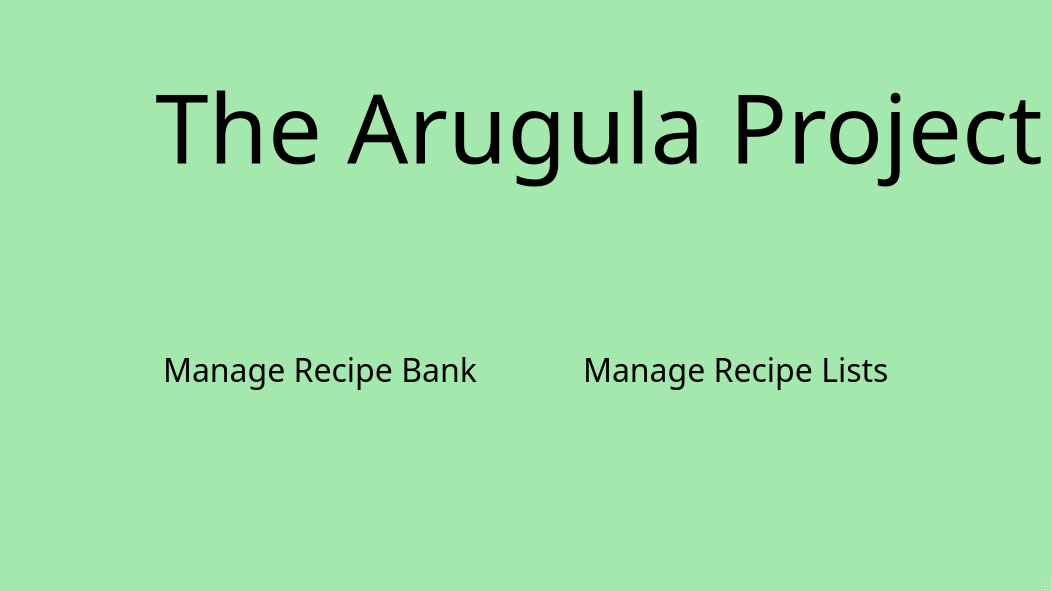
<?xml version="1.0" encoding="UTF-8"?>
<ui version="4.0">
 <class>MainWindow</class>
 <widget class="QMainWindow" name="MainWindow">
  <property name="geometry">
   <rect>
    <x>0</x>
    <y>0</y>
    <width>946</width>
    <height>591</height>
   </rect>
  </property>
  <property name="palette">
   <palette>
    <active>
     <colorrole role="WindowText">
      <brush brushstyle="SolidPattern">
       <color alpha="255">
        <red>0</red>
        <green>0</green>
        <blue>0</blue>
       </color>
      </brush>
     </colorrole>
     <colorrole role="Button">
      <brush brushstyle="SolidPattern">
       <color alpha="255">
        <red>165</red>
        <green>232</green>
        <blue>173</blue>
       </color>
      </brush>
     </colorrole>
     <colorrole role="Light">
      <brush brushstyle="SolidPattern">
       <color alpha="255">
        <red>255</red>
        <green>255</green>
        <blue>255</blue>
       </color>
      </brush>
     </colorrole>
     <colorrole role="Midlight">
      <brush brushstyle="SolidPattern">
       <color alpha="255">
        <red>210</red>
        <green>243</green>
        <blue>214</blue>
       </color>
      </brush>
     </colorrole>
     <colorrole role="Dark">
      <brush brushstyle="SolidPattern">
       <color alpha="255">
        <red>82</red>
        <green>116</green>
        <blue>86</blue>
       </color>
      </brush>
     </colorrole>
     <colorrole role="Mid">
      <brush brushstyle="SolidPattern">
       <color alpha="255">
        <red>110</red>
        <green>155</green>
        <blue>115</blue>
       </color>
      </brush>
     </colorrole>
     <colorrole role="Text">
      <brush brushstyle="SolidPattern">
       <color alpha="255">
        <red>0</red>
        <green>0</green>
        <blue>0</blue>
       </color>
      </brush>
     </colorrole>
     <colorrole role="BrightText">
      <brush brushstyle="SolidPattern">
       <color alpha="255">
        <red>255</red>
        <green>255</green>
        <blue>255</blue>
       </color>
      </brush>
     </colorrole>
     <colorrole role="ButtonText">
      <brush brushstyle="SolidPattern">
       <color alpha="255">
        <red>0</red>
        <green>0</green>
        <blue>0</blue>
       </color>
      </brush>
     </colorrole>
     <colorrole role="Base">
      <brush brushstyle="SolidPattern">
       <color alpha="255">
        <red>255</red>
        <green>255</green>
        <blue>255</blue>
       </color>
      </brush>
     </colorrole>
     <colorrole role="Window">
      <brush brushstyle="SolidPattern">
       <color alpha="255">
        <red>165</red>
        <green>232</green>
        <blue>173</blue>
       </color>
      </brush>
     </colorrole>
     <colorrole role="Shadow">
      <brush brushstyle="SolidPattern">
       <color alpha="255">
        <red>0</red>
        <green>0</green>
        <blue>0</blue>
       </color>
      </brush>
     </colorrole>
     <colorrole role="AlternateBase">
      <brush brushstyle="SolidPattern">
       <color alpha="255">
        <red>210</red>
        <green>243</green>
        <blue>214</blue>
       </color>
      </brush>
     </colorrole>
     <colorrole role="ToolTipBase">
      <brush brushstyle="SolidPattern">
       <color alpha="255">
        <red>255</red>
        <green>255</green>
        <blue>220</blue>
       </color>
      </brush>
     </colorrole>
     <colorrole role="ToolTipText">
      <brush brushstyle="SolidPattern">
       <color alpha="255">
        <red>0</red>
        <green>0</green>
        <blue>0</blue>
       </color>
      </brush>
     </colorrole>
    </active>
    <inactive>
     <colorrole role="WindowText">
      <brush brushstyle="SolidPattern">
       <color alpha="255">
        <red>0</red>
        <green>0</green>
        <blue>0</blue>
       </color>
      </brush>
     </colorrole>
     <colorrole role="Button">
      <brush brushstyle="SolidPattern">
       <color alpha="255">
        <red>165</red>
        <green>232</green>
        <blue>173</blue>
       </color>
      </brush>
     </colorrole>
     <colorrole role="Light">
      <brush brushstyle="SolidPattern">
       <color alpha="255">
        <red>255</red>
        <green>255</green>
        <blue>255</blue>
       </color>
      </brush>
     </colorrole>
     <colorrole role="Midlight">
      <brush brushstyle="SolidPattern">
       <color alpha="255">
        <red>210</red>
        <green>243</green>
        <blue>214</blue>
       </color>
      </brush>
     </colorrole>
     <colorrole role="Dark">
      <brush brushstyle="SolidPattern">
       <color alpha="255">
        <red>82</red>
        <green>116</green>
        <blue>86</blue>
       </color>
      </brush>
     </colorrole>
     <colorrole role="Mid">
      <brush brushstyle="SolidPattern">
       <color alpha="255">
        <red>110</red>
        <green>155</green>
        <blue>115</blue>
       </color>
      </brush>
     </colorrole>
     <colorrole role="Text">
      <brush brushstyle="SolidPattern">
       <color alpha="255">
        <red>0</red>
        <green>0</green>
        <blue>0</blue>
       </color>
      </brush>
     </colorrole>
     <colorrole role="BrightText">
      <brush brushstyle="SolidPattern">
       <color alpha="255">
        <red>255</red>
        <green>255</green>
        <blue>255</blue>
       </color>
      </brush>
     </colorrole>
     <colorrole role="ButtonText">
      <brush brushstyle="SolidPattern">
       <color alpha="255">
        <red>0</red>
        <green>0</green>
        <blue>0</blue>
       </color>
      </brush>
     </colorrole>
     <colorrole role="Base">
      <brush brushstyle="SolidPattern">
       <color alpha="255">
        <red>255</red>
        <green>255</green>
        <blue>255</blue>
       </color>
      </brush>
     </colorrole>
     <colorrole role="Window">
      <brush brushstyle="SolidPattern">
       <color alpha="255">
        <red>165</red>
        <green>232</green>
        <blue>173</blue>
       </color>
      </brush>
     </colorrole>
     <colorrole role="Shadow">
      <brush brushstyle="SolidPattern">
       <color alpha="255">
        <red>0</red>
        <green>0</green>
        <blue>0</blue>
       </color>
      </brush>
     </colorrole>
     <colorrole role="AlternateBase">
      <brush brushstyle="SolidPattern">
       <color alpha="255">
        <red>210</red>
        <green>243</green>
        <blue>214</blue>
       </color>
      </brush>
     </colorrole>
     <colorrole role="ToolTipBase">
      <brush brushstyle="SolidPattern">
       <color alpha="255">
        <red>255</red>
        <green>255</green>
        <blue>220</blue>
       </color>
      </brush>
     </colorrole>
     <colorrole role="ToolTipText">
      <brush brushstyle="SolidPattern">
       <color alpha="255">
        <red>0</red>
        <green>0</green>
        <blue>0</blue>
       </color>
      </brush>
     </colorrole>
    </inactive>
    <disabled>
     <colorrole role="WindowText">
      <brush brushstyle="SolidPattern">
       <color alpha="255">
        <red>82</red>
        <green>116</green>
        <blue>86</blue>
       </color>
      </brush>
     </colorrole>
     <colorrole role="Button">
      <brush brushstyle="SolidPattern">
       <color alpha="255">
        <red>165</red>
        <green>232</green>
        <blue>173</blue>
       </color>
      </brush>
     </colorrole>
     <colorrole role="Light">
      <brush brushstyle="SolidPattern">
       <color alpha="255">
        <red>255</red>
        <green>255</green>
        <blue>255</blue>
       </color>
      </brush>
     </colorrole>
     <colorrole role="Midlight">
      <brush brushstyle="SolidPattern">
       <color alpha="255">
        <red>210</red>
        <green>243</green>
        <blue>214</blue>
       </color>
      </brush>
     </colorrole>
     <colorrole role="Dark">
      <brush brushstyle="SolidPattern">
       <color alpha="255">
        <red>82</red>
        <green>116</green>
        <blue>86</blue>
       </color>
      </brush>
     </colorrole>
     <colorrole role="Mid">
      <brush brushstyle="SolidPattern">
       <color alpha="255">
        <red>110</red>
        <green>155</green>
        <blue>115</blue>
       </color>
      </brush>
     </colorrole>
     <colorrole role="Text">
      <brush brushstyle="SolidPattern">
       <color alpha="255">
        <red>82</red>
        <green>116</green>
        <blue>86</blue>
       </color>
      </brush>
     </colorrole>
     <colorrole role="BrightText">
      <brush brushstyle="SolidPattern">
       <color alpha="255">
        <red>255</red>
        <green>255</green>
        <blue>255</blue>
       </color>
      </brush>
     </colorrole>
     <colorrole role="ButtonText">
      <brush brushstyle="SolidPattern">
       <color alpha="255">
        <red>82</red>
        <green>116</green>
        <blue>86</blue>
       </color>
      </brush>
     </colorrole>
     <colorrole role="Base">
      <brush brushstyle="SolidPattern">
       <color alpha="255">
        <red>165</red>
        <green>232</green>
        <blue>173</blue>
       </color>
      </brush>
     </colorrole>
     <colorrole role="Window">
      <brush brushstyle="SolidPattern">
       <color alpha="255">
        <red>165</red>
        <green>232</green>
        <blue>173</blue>
       </color>
      </brush>
     </colorrole>
     <colorrole role="Shadow">
      <brush brushstyle="SolidPattern">
       <color alpha="255">
        <red>0</red>
        <green>0</green>
        <blue>0</blue>
       </color>
      </brush>
     </colorrole>
     <colorrole role="AlternateBase">
      <brush brushstyle="SolidPattern">
       <color alpha="255">
        <red>165</red>
        <green>232</green>
        <blue>173</blue>
       </color>
      </brush>
     </colorrole>
     <colorrole role="ToolTipBase">
      <brush brushstyle="SolidPattern">
       <color alpha="255">
        <red>255</red>
        <green>255</green>
        <blue>220</blue>
       </color>
      </brush>
     </colorrole>
     <colorrole role="ToolTipText">
      <brush brushstyle="SolidPattern">
       <color alpha="255">
        <red>0</red>
        <green>0</green>
        <blue>0</blue>
       </color>
      </brush>
     </colorrole>
    </disabled>
   </palette>
  </property>
  <property name="windowTitle">
   <string>Arugula Project - Main Menu</string>
  </property>
  <property name="windowIcon">
   <iconset>
    <normaloff>../images/Arugula.svg</normaloff>../images/Arugula.svg</iconset>
  </property>
  <property name="autoFillBackground">
   <bool>false</bool>
  </property>
  <widget class="QWidget" name="centralwidget">
   <layout class="QVBoxLayout" name="verticalLayout_3">
    <item>
     <layout class="QHBoxLayout" name="HL_title">
      <item>
       <spacer name="titleSpacer1">
        <property name="orientation">
         <enum>Qt::Horizontal</enum>
        </property>
        <property name="sizeHint" stdset="0">
         <size>
          <width>40</width>
          <height>20</height>
         </size>
        </property>
       </spacer>
      </item>
      <item>
       <widget class="QLabel" name="lblArugulaPic">
        <property name="minimumSize">
         <size>
          <width>140</width>
          <height>0</height>
         </size>
        </property>
        <property name="maximumSize">
         <size>
          <width>140</width>
          <height>175</height>
         </size>
        </property>
        <property name="text">
         <string/>
        </property>
        <property name="pixmap">
         <pixmap>../images/Arugula_small_margins.svg</pixmap>
        </property>
        <property name="scaledContents">
         <bool>true</bool>
        </property>
       </widget>
      </item>
      <item>
       <widget class="QLabel" name="lblArugulaProject">
        <property name="font">
         <font>
          <family>Budidaya</family>
          <pointsize>72</pointsize>
          <kerning>true</kerning>
         </font>
        </property>
        <property name="text">
         <string>The Arugula Project</string>
        </property>
        <property name="alignment">
         <set>Qt::AlignCenter</set>
        </property>
       </widget>
      </item>
      <item>
       <spacer name="titleSpacer2">
        <property name="orientation">
         <enum>Qt::Horizontal</enum>
        </property>
        <property name="sizeHint" stdset="0">
         <size>
          <width>40</width>
          <height>20</height>
         </size>
        </property>
       </spacer>
      </item>
     </layout>
    </item>
    <item>
     <spacer name="pageSpacer1">
      <property name="orientation">
       <enum>Qt::Vertical</enum>
      </property>
      <property name="sizeType">
       <enum>QSizePolicy::Maximum</enum>
      </property>
      <property name="sizeHint" stdset="0">
       <size>
        <width>20</width>
        <height>16</height>
       </size>
      </property>
     </spacer>
    </item>
    <item>
     <layout class="QHBoxLayout" name="HL_buttons">
      <item>
       <spacer name="buttonSpacer1">
        <property name="orientation">
         <enum>Qt::Horizontal</enum>
        </property>
        <property name="sizeHint" stdset="0">
         <size>
          <width>40</width>
          <height>20</height>
         </size>
        </property>
       </spacer>
      </item>
      <item>
       <layout class="QVBoxLayout" name="VL_recipe_bank">
        <item>
         <widget class="QLabel" name="lblManageRecipeBank">
          <property name="font">
           <font>
            <family>Budidaya</family>
            <pointsize>24</pointsize>
           </font>
          </property>
          <property name="text">
           <string>Manage Recipe Bank</string>
          </property>
         </widget>
        </item>
        <item>
         <widget class="QPushButton" name="btnGoToRecipeBank">
          <property name="toolTip">
           <string>Go to recipe manager</string>
          </property>
          <property name="text">
           <string/>
          </property>
          <property name="icon">
           <iconset>
            <normaloff>../images/recipe-book.png</normaloff>../images/recipe-book.png</iconset>
          </property>
          <property name="iconSize">
           <size>
            <width>200</width>
            <height>200</height>
           </size>
          </property>
          <property name="autoDefault">
           <bool>false</bool>
          </property>
          <property name="default">
           <bool>false</bool>
          </property>
          <property name="flat">
           <bool>true</bool>
          </property>
         </widget>
        </item>
       </layout>
      </item>
      <item>
       <spacer name="buttonSpacer2">
        <property name="orientation">
         <enum>Qt::Horizontal</enum>
        </property>
        <property name="sizeType">
         <enum>QSizePolicy::Minimum</enum>
        </property>
        <property name="sizeHint" stdset="0">
         <size>
          <width>100</width>
          <height>20</height>
         </size>
        </property>
       </spacer>
      </item>
      <item>
       <layout class="QVBoxLayout" name="VL_recipe_lists">
        <item>
         <widget class="QLabel" name="lblManageRecipeLists">
          <property name="font">
           <font>
            <family>Budidaya</family>
            <pointsize>24</pointsize>
           </font>
          </property>
          <property name="text">
           <string>Manage Recipe Lists</string>
          </property>
         </widget>
        </item>
        <item>
         <widget class="QPushButton" name="lblGoToManageList">
          <property name="toolTip">
           <string>Go to list manager</string>
          </property>
          <property name="text">
           <string/>
          </property>
          <property name="icon">
           <iconset>
            <normaloff>../images/list-icon.png</normaloff>../images/list-icon.png</iconset>
          </property>
          <property name="iconSize">
           <size>
            <width>200</width>
            <height>200</height>
           </size>
          </property>
          <property name="flat">
           <bool>true</bool>
          </property>
         </widget>
        </item>
       </layout>
      </item>
      <item>
       <spacer name="ButtonSpacer3">
        <property name="orientation">
         <enum>Qt::Horizontal</enum>
        </property>
        <property name="sizeHint" stdset="0">
         <size>
          <width>40</width>
          <height>20</height>
         </size>
        </property>
       </spacer>
      </item>
     </layout>
    </item>
    <item>
     <spacer name="pageSpacer2">
      <property name="orientation">
       <enum>Qt::Vertical</enum>
      </property>
      <property name="sizeType">
       <enum>QSizePolicy::Maximum</enum>
      </property>
      <property name="sizeHint" stdset="0">
       <size>
        <width>20</width>
        <height>60</height>
       </size>
      </property>
     </spacer>
    </item>
   </layout>
  </widget>
  <widget class="QMenuBar" name="menubar">
   <property name="geometry">
    <rect>
     <x>0</x>
     <y>0</y>
     <width>946</width>
     <height>21</height>
    </rect>
   </property>
  </widget>
  <widget class="QStatusBar" name="statusbar"/>
 </widget>
 <resources/>
 <connections/>
</ui>
